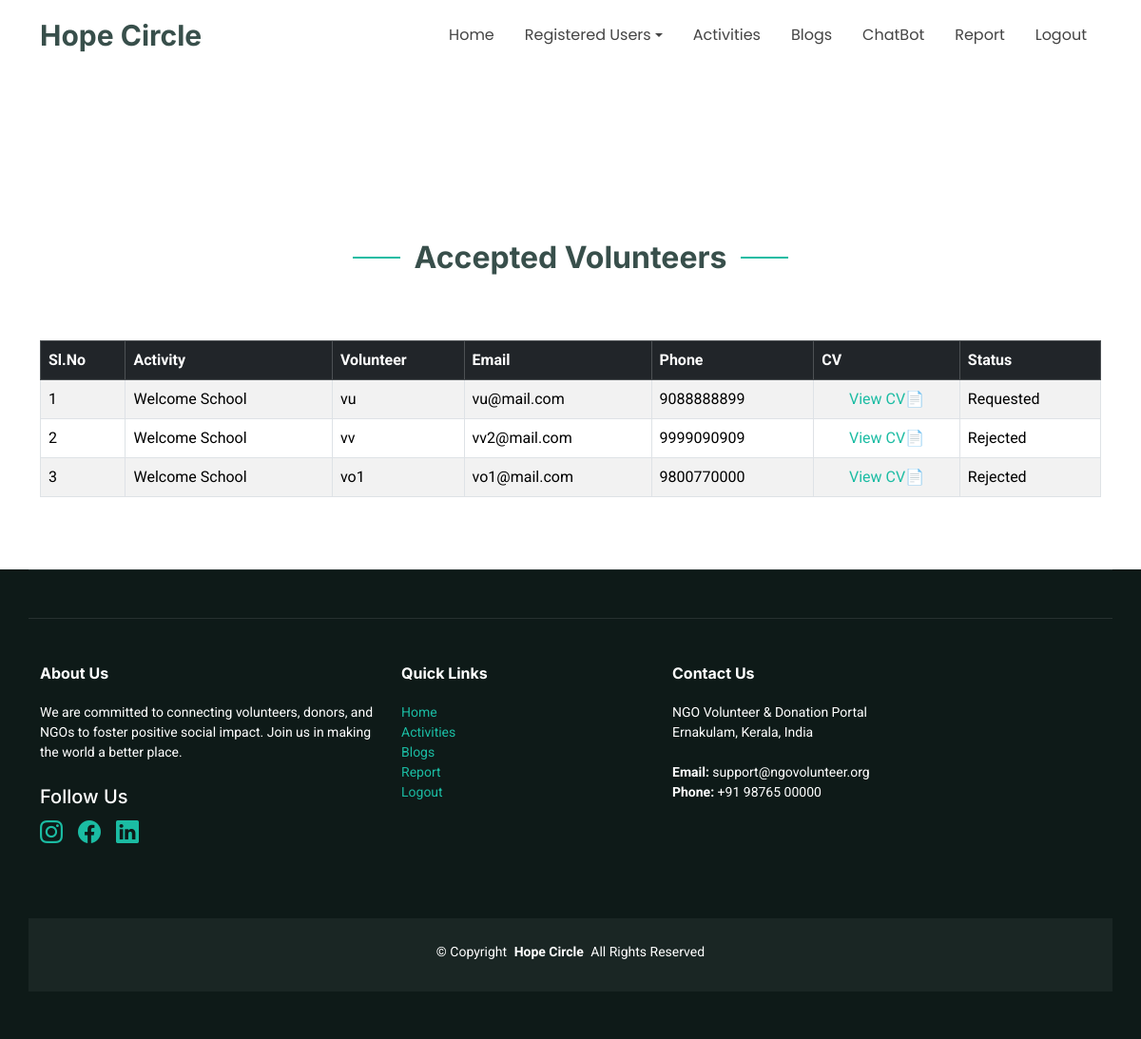
Screenshot of /adminActVol?id=7 with the database file from the repository.
### ngoapp/models.py (models this page shows)
class VolunteerActivity(models.Model):
    volunteer=models.ForeignKey(Volunteer,on_delete=models.CASCADE)
    activity=models.ForeignKey(Activity,on_delete=models.CASCADE)
    status=models.CharField(max_length=20,default="Requested")

class Activity(models.Model):
    ngo=models.ForeignKey(Ngo,on_delete=models.CASCADE)
    name=models.CharField(max_length=50)
    category=models.CharField(max_length=50,null=True)
    description=models.TextField()
    loc=models.CharField(max_length=200)
    volunteers_needed=models.IntegerField()
    sDate=models.DateField()
    eDate=models.DateField()

class Volunteer(models.Model):
    user=models.ForeignKey(Logintbl,on_delete=models.CASCADE)
    name=models.CharField(max_length=50)
    email=models.CharField(max_length=50)
    phone=models.BigIntegerField()
    cv = models.FileField(null=True)
    photo = models.FileField(null=True)
    address =models.CharField(max_length=200)

### ngoapp/views.py (the view)
# urls.py: path('adminActVol',views.adminActVol),
def adminActVol(request):
    id = request.GET['id']
    activity = Activity.objects.get(id=id)
    req = VolunteerActivity.objects.filter(activity=activity).order_by('-id')
    return render(request,"adminActVol.html", {"req": req})

### templates/adminActVol.html (shortened to what this page needs)
{% extends 'adminHome.html' %}
{% block content %}
<br><br><br>
<section id="services" class="services section">
  <div class="container section-title" data-aos="fade-up">
    <h2>Accepted Volunteers</h2>
  </div>
  {% if req %}
  <div class="container">
    <div class="table-responsive">
      <table class="table table-bordered table-hover table-striped">
        <thead class="table-dark">
          <tr>
            <th scope="col">Sl.No</th>
            <th scope="col">Activity</th>
            <th scope="col">Volunteer</th>
            <th scope="col">Email</th>
            <th scope="col">Phone</th>
            <th scope="col">CV</th>
            <th scope="col">Status</th>
          </tr>
        </thead>
        <tbody>
          {% for i in req %}
          <tr>
            <td>{{ forloop.counter }}</td>
            <td>{{ i.activity.name }}</td>
            <td>{{ i.volunteer.name }}</td>
            <td>{{ i.volunteer.email }}</td>
            <td>{{ i.volunteer.phone }}</td>
            <td><center><a href="/adminOpen?file={{ i.volunteer.cv }}" >View CV📄</a></center></td>
            <td>{{ i.status }}</td>
        </tr>
          {% endfor %}
        </tbody>
      </table>
    </div>
  </div>
  {% else %}
  <center><b>No Volunteers!</b></center>
  {% endif %}
</section>
{% endblock %}

### static/media/assets/css/main.css (style rules this page uses)
:root { --default-font: "Roboto", system-ui, -apple-system, "Segoe UI", Roboto, "Helvetica Neue", Arial, "Noto Sans", "Liberation Sans", sans-serif, "Apple Color Emoji", "Segoe UI Emoji", "Segoe UI Symbol", "Noto Color Emoji"; --heading-font: "Inter", sans-serif; --nav-font: "Poppins", sans-serif; }
:root { --background-color: #ffffff; --default-color: #444444; --heading-color: #384f4b; --accent-color: #1bbca3; --surface-color: #ffffff; --contrast-color: #ffffff; }
:root { --nav-color: #444444; --nav-hover-color: #1bbca3; --nav-mobile-background-color: #ffffff; --nav-dropdown-background-color: #ffffff; --nav-dropdown-color: #444444; --nav-dropdown-hover-color: #1bbca3; }
:root { scroll-behavior: smooth; }
body { color: var(--default-color); background-color: var(--background-color); font-family: var(--default-font); }
a { color: var(--accent-color); text-decoration: none; transition: 0.3s; }
h1, h2, h3, h4, h5, h6 { color: var(--heading-color); font-family: var(--heading-font); }
section, .section { color: var(--default-color); background-color: var(--background-color); padding: 60px 0; scroll-margin-top: 74px; overflow: clip; }
.section-title { text-align: center; padding-bottom: 60px; position: relative; }
.section-title h2 { font-size: 32px; font-weight: 700; position: relative; }
.section-title h2:before, .section-title h2:after { content: ""; width: 50px; height: 2px; background: var(--accent-color); display: inline-block; }
.section-title h2:before { margin: 0 15px 10px 0; }
.section-title h2:after { margin: 0 0 10px 15px; }

### rows the page displays
VolunteerActivity: activity.name "Welcome School", volunteer.name "vu", volunteer.email "vu@mail.com", volunteer.phone "9088888899", status "Requested"
VolunteerActivity: activity.name "Welcome School", volunteer.name "vv", volunteer.email "vv2@mail.com", volunteer.phone "9999090909", status "Rejected"
VolunteerActivity: activity.name "Welcome School", volunteer.name "vo1", volunteer.email "vo1@mail.com", volunteer.phone "9800770000", status "Rejected"
